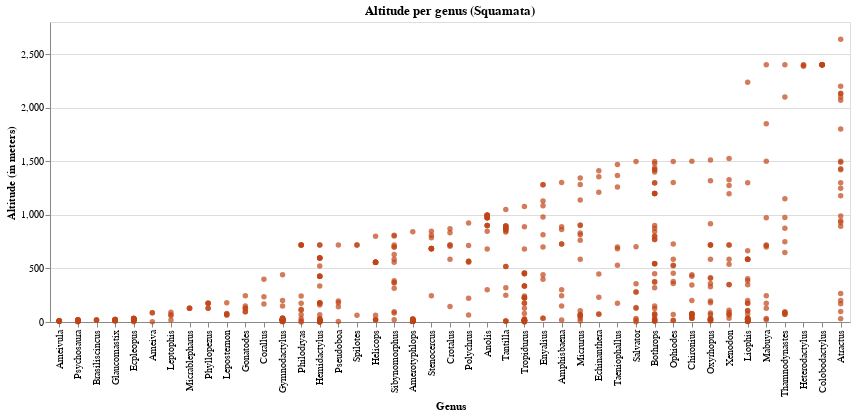

The notebook cell saved with this chart:
### Markdown cell above
#### grupo de maior dispersão

coincide com grupo com mais de 2 pontos

### Code cell
# ordering x-axis per mean altitude
temp = alt.Chart(squamata[(squamata['genero_atual'].isin(grupo1))], width= 800,
                 title='Altitude per genus (Squamata)').mark_circle(color= cores[0]).encode(
    x = alt.X('genero_atual', type='nominal', title='Genus',
             sort=alt.EncodingSortField('altitude', op='max', order="ascending")),
    y = alt.Y('altitude', type='quantitative', title='Altitude (in meters)'),
    tooltip = alt.Tooltip(['numero_catalogo','especie_atual','subespecie_atual', 
                            'qualificador_atual', 'ano_coleta','altitude'])
)

temp.save('./graphs/altitude/genus/altitude_per_genus-maior-var.html')
temp

### Figure 1 — Vega-Lite specification as saved in the notebook (floating-point values rounded to 4 significant figures; data arrays with more than 128 entries replaced by an {"elided": "..."} marker saying what was removed)
{"config": {"view": {"continuousWidth": 400, "continuousHeight": 300}}, "data": {"name": "data-6ef33eb61ed028164e0cad7746b470f3"}, "mark": {"type": "circle", "color": "#BF4417"}, "encoding": {"tooltip": [{"type": "quantitative", "field": "numero_catalogo"}, {"type": "nominal", "field": "especie_atual"}, {"type": "nominal", "field": "subespecie_atual"}, {"type": "nominal", "field": "qualificador_atual"}, {"type": "quantitative", "field": "ano_coleta"}, {"type": "quantitative", "field": "altitude"}], "x": {"type": "nominal", "field": "genero_atual", "sort": {"field": "altitude", "op": "max", "order": "ascending"}, "title": "Genus"}, "y": {"type": "quantitative", "field": "altitude", "title": "Altitude (in meters)"}}, "title": "Altitude per genus (Squamata)", "width": 800, "$schema": "https://vega.github.io/schema/vega-lite/v4.8.1.json", "datasets": {"data-6ef33eb61ed028164e0cad7746b470f3": {"elided": "593 records"}}}
